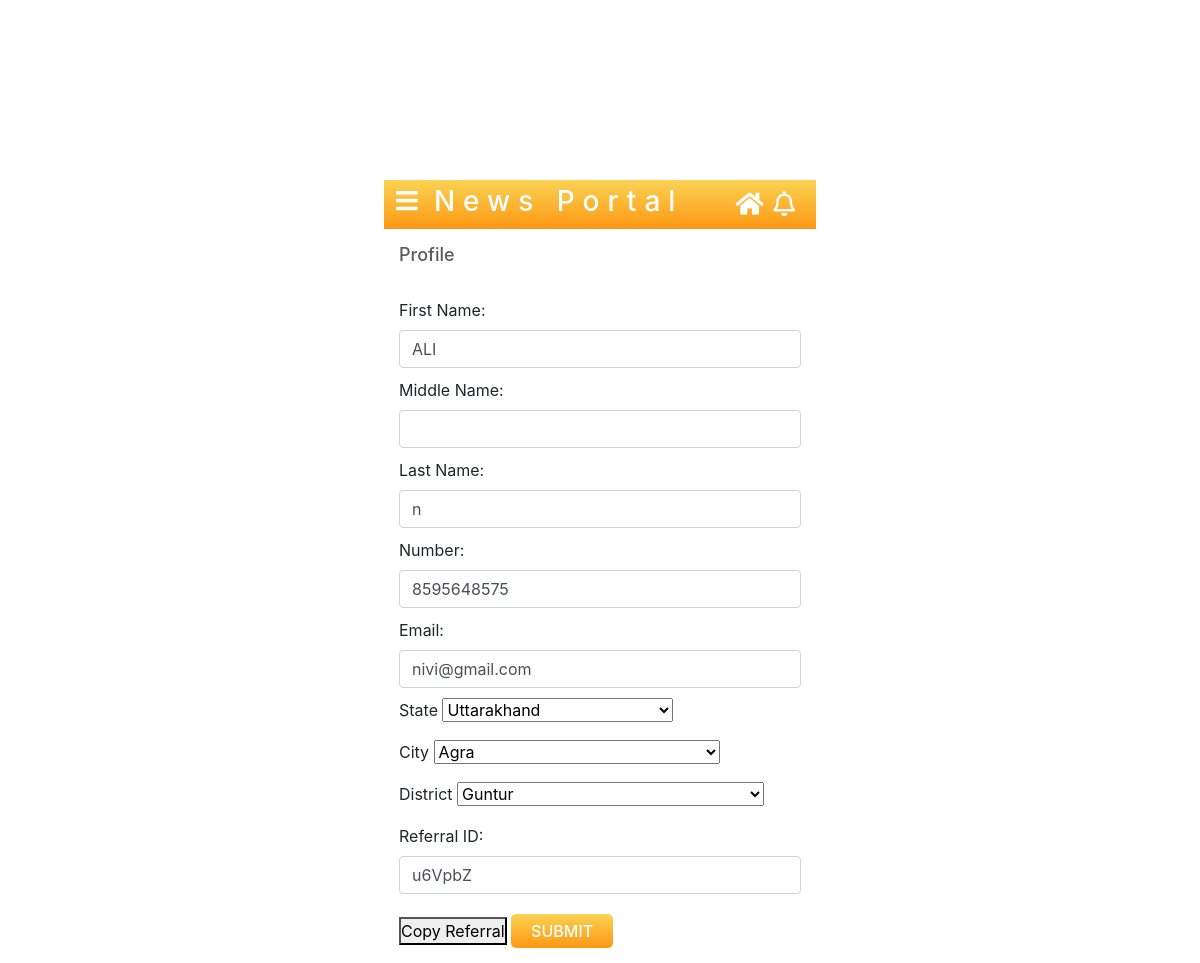
/public_html/profile.php (signed in), run on the app's committed database.
### tables this page shows
CREATE TABLE `register` (
  `register_id` int(11) NOT NULL,
  `first_name` text NOT NULL,
  `middle_name` text NOT NULL,
  `last_name` text NOT NULL,
  `email_id` text NOT NULL,
  `password` text NOT NULL,
  `address` text NOT NULL,
  `mobile` bigint(11) NOT NULL,
  `cat` text NOT NULL,
  `paid` int(11) NOT NULL,
  `referral_used` text NOT NULL,
  `referral` text NOT NULL,
  `state_id` int(11) NOT NULL,
  `city_id` int(11) NOT NULL,
  `district_id` int(11) NOT NULL
);

### public_html/profile.php (the view, shortened to what this page needs)
<!doctype html>
<html lang="en">
<head>
    <link rel="stylesheet" href="https://use.fontawesome.com/releases/v5.15.1/css/all.css">
    <link rel="stylesheet" href="https://cdnjs.cloudflare.com/ajax/libs/font-awesome/4.7.0/css/font-awesome.min.css">
    <link rel="stylesheet" href="https://cdn.jsdelivr.net/npm/bootstrap@4.5.3/dist/css/bootstrap.min.css">
    <link rel="stylesheet" href="style.css">
</head>
<body>
    <?php
    include 'header.php';
    $result = mysqli_query($con, "SELECT * FROM `register` WHERE register_id = '".$_SESSION['register_id']."' ");
    $row = mysqli_fetch_array($result);
    $state_id = $row['state_id'];
    $city_id = $row['city_id'];
    $district_id = $row['district_id'];
    $ref = $row['referral'];
    ?>
    <h6 class="panel-title">Profile</h6>
    <div class="form-container-profile">
        <form action="edit_process.php" method="post">
            <label for="name">First Name:</label>
            <input type="text" class="form-control" name="first" value="<?php echo $row['first_name']; ?>" id="name">
            <label for="name">Middle Name:</label>
            <input type="text" class="form-control" name="middle" value="<?php echo $row['middle_name']; ?>" id="name">
            <label for="name">Last Name:</label>
            <input type="text" class="form-control" name="last" value="<?php echo $row['last_name']; ?>" id="name">
            <label for="number">Number:</label>
            <input type="text" class="form-control" name="mobile" value="<?php echo $row['mobile']; ?>" id="number">
            <label for="email">Email:</label>
            <input type="email" class="form-control" name="email" value="<?php echo $row['email_id']; ?>" id="email">
            <div class="row">
                <div class="col">
                    <label for="state">State</label>
                    <select class="form-dropdown" name="state" id="manualDrop1" required>
                        <?php
                        $result = mysqli_query($con, "SELECT * FROM states ORDER BY state");
                        while ($row = mysqli_fetch_array($result)) {
                            if ($state_id == $row['state_id']){
                                $selected = "selected";
                            }else{
                                $selected = "";
                            }
                            ?>
                            <option value="<?php echo $row['state_id']; ?>" <?php echo $selected; ?>><?php echo $row['state']; ?></option>
                            <?php
                        }
                        ?>
                    </select>
                </div>
                <div class="col">
                    <label for="city">City</label>
                    <select class="form-dropdown" name="city" id="manualDrop2" required>
                      <?php
                      $city = mysqli_query($con, "SELECT * FROM cities ORDER BY city");
                      while ($row = mysqli_fetch_array($city)) {
                        if ($city_id == $row['city_id']){
                            $selected = "selected";
                        }else{
                            $selected = "";
                        }
                        ?>
                        <option value="<?php echo $row['city_id']; ?>" <?php echo $selected; ?>><?php echo $row['city']; ?></option>
                        <?php
                    }
                    ?>
                </select>
            </div>
            <div class="col">
                <label for="district">District</label>
                <select class="form-dropdown" name="district" id="manualDrop3" required>
                  <?php
                  $district = mysqli_query($con, "SELECT * FROM districts ORDER BY district");
                  while ($row = mysqli_fetch_array($district)) {
                    if ($district_id == $row['district_id']){
                        $selected = "selected";
                    }else{
                        $selected = "";
                    }
                    ?>
                    <option value="<?php echo $row['district_id']; ?>" <?php echo $selected; ?>><?php echo $row['district']; ?></option>
                    <?php
                }
                ?>
            </select>
        </div>
    </div>
           <?php
             $paidu = mysqli_query($con, "SELECT * FROM `register` WHERE register_id = '".$_SESSION['register_id']."'");
                  while ($row = mysqli_fetch_array($paidu)) {
                      $paid = $row['paid'];
                  }
                  if ($paid == "1"){
           ?>
            <label for="name" form="refferal">Referral ID:</label>
            <input type="text" class="form-control" value="<?php echo $ref; ?>" id="refferal">
            <button  type="button" onclick="myFunction()">Copy Referral</button>
          <?php
           }
          ?>
            <button type="submit" name="submit" class="btn-profile">SUBMIT</button>
        </form>
    </div>
</body>
</html>

### public_html/style.css (style rules this page uses)
* { margin: 0; padding: 0; }
.panel-title { padding: 15px 0 0 15px; color: #595959; font-size: 18px; }
.form-container-profile { padding: 15px; }
.form-container-profile label { margin-top: 10px; }
.form-container-profile .btn-profile { border: none; background: linear-gradient(#fbd253, #fc9813); padding: 5px 20px; color: #fff; margin-top: 20px; font-weight: 500; border-radius: 5px; }
@media screen and (min-width: 780px) { body { padding: 0 32%; } }

### public_html/stylen.css (style rules this page uses)
* { margin: 0; padding: 0; }
body { margin-top: 180px; }
@media screen and (min-width: 780px) { body { padding: 0 32%; } }

### data on the page
register: first "ALI", last "n", mobile "8595648575", email "nivi@gmail.com", referral "u6VpbZ"

### other printed values
form field state "Uttarakhand"
form field city "Agra"
form field district "Guntur"
